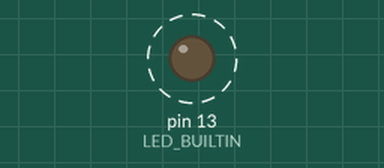
Recording of a sketch running on a simulated Arduino Uno, built with avr-gcc and run on an emulated ATmega328P. On the bench: output pins drawn as LEDs (lit = HIGH). Dashed ring = blinking. What the sketch prints to the serial monitor is not drawn.

Above: at 0.5 s.
Timing chart, 0 to 4.6 s (numbered marks = the images above):
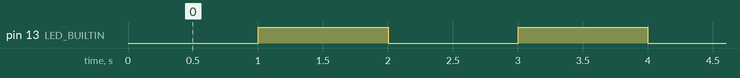

The sketch:

UnoSerialDebug.ino
```cpp
// 本程序无需接线，让 Uno/Nano 的板载LED闪烁，并向串口发送计数信息
// 串口通信率9600波特，计数和闪烁每秒钟发生一次

int counter = 0;

void setup() {
  Serial.begin(9600);
  pinMode(LED_BUILTIN, OUTPUT);
}

void loop() {
  digitalWrite(LED_BUILTIN, counter++ % 2 ? HIGH : LOW);
  Serial.print(String(counter) + "\n");
  delay(1000);
}
```

Measured:
- by itself, pin 13 (LED_BUILTIN): alternates HIGH for 1.0 s and LOW for 1.0 s
